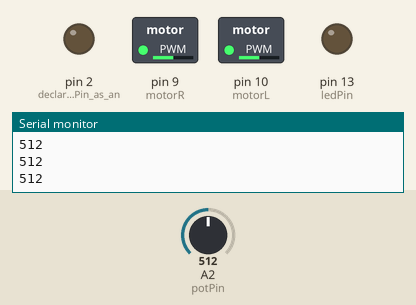
Simulated run of this sketch. Board: Arduino Uno, built with avr-gcc and run on an emulated ATmega328P. On the bench: switched loads named in the sketch (green lamp = pin HIGH), output pins drawn as LEDs (lit = HIGH), the last lines printed to the serial monitor. Inputs (shaded band) come from the test bench; at power-on: A2 (potPin) = 512.

Above: at 1.2 s.
1.3 s: A2 (potPin) set to 716
At 1.8 s:
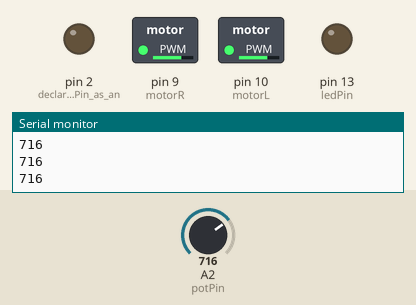
2.8 s: A2 (potPin) set to 900
At 4.0 s:
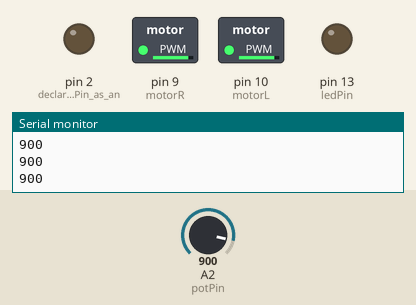
4.3 s: A2 (potPin) set to 122
At 5.3 s:
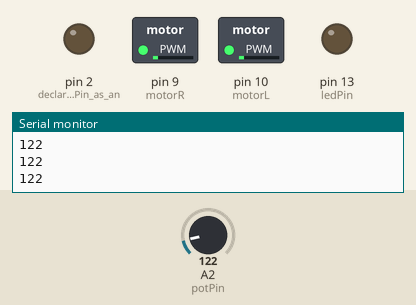
5.8 s: A2 (potPin) set to 0
At 6.4 s:
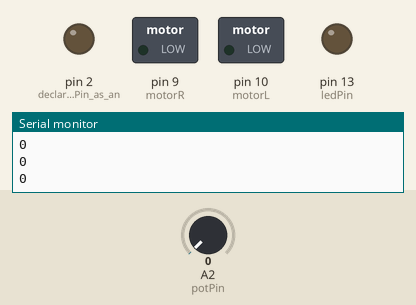
Timing chart, 0 to 8.3 s (numbered marks = the images above; inputs shaded):
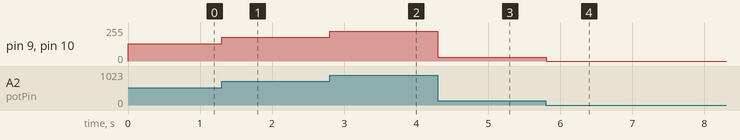

The sketch:

potentiometerexample.ino
```cpp
/* Analog Read to LED
 * ------------------
 *
 * turns on and off a light emitting diode(LED) connected to digital
 * pin 13. The amount of time the LED will be on and off depends on
 * the value obtained by analogRead(). In the easiest case we connect
 * a potentiometer to analog pin 2.
 *
 * Created 1 December 2005
 * copyleft 2005 DojoDave <http://www.0j0.org>
 * http://arduino.berlios.de
 *
 */

int potPin = 2;    // select the input pin for the potentiometer
int ledPin = 13;   // select the pin for the LED
int motorR = 9;
int motorL = 10;
int val = 0;       // variable to store the value coming from the sensor
int val2 = 0;

void setup() {
  pinMode(ledPin, OUTPUT);  // declare the ledPin as an OUTPUT
  pinMode(2, OUTPUT);  // declare the ledPin as an OUTPUT
  Serial.begin(9600);
}

void loop() {
  val = analogRead(potPin);    // read the value from the sensor
  analogWrite(motorR,val/4);
  analogWrite(motorL,val/4);
  //val2 = analogRead(0);
  Serial.println(val);
  //digitalWrite(ledPin, HIGH);  // turn the ledPin on
  //digitalWrite(4, HIGH);  // turn the ledPin on
  //delay(val);                  // stop the program for some time
  //digitalWrite(ledPin, LOW);   // turn the ledPin off
  //digitalWrite(4, HIGH);  // turn the ledPin on
  //delay(val);                  // stop the program for some time
}
```

Measured:
- after the input at 1.3 s, pin 9 (motorR), pin 10 (motorL): 128/255 → 179/255 at once
- after the input at 2.8 s, pin 9 (motorR), pin 10 (motorL): 179/255 → 225/255 at once
- after the input at 4.3 s, pin 9 (motorR), pin 10 (motorL): 225/255 → 30/255 at once
- after the input at 5.8 s, pin 9 (motorR), pin 10 (motorL): 30/255 → 0/255 at once
